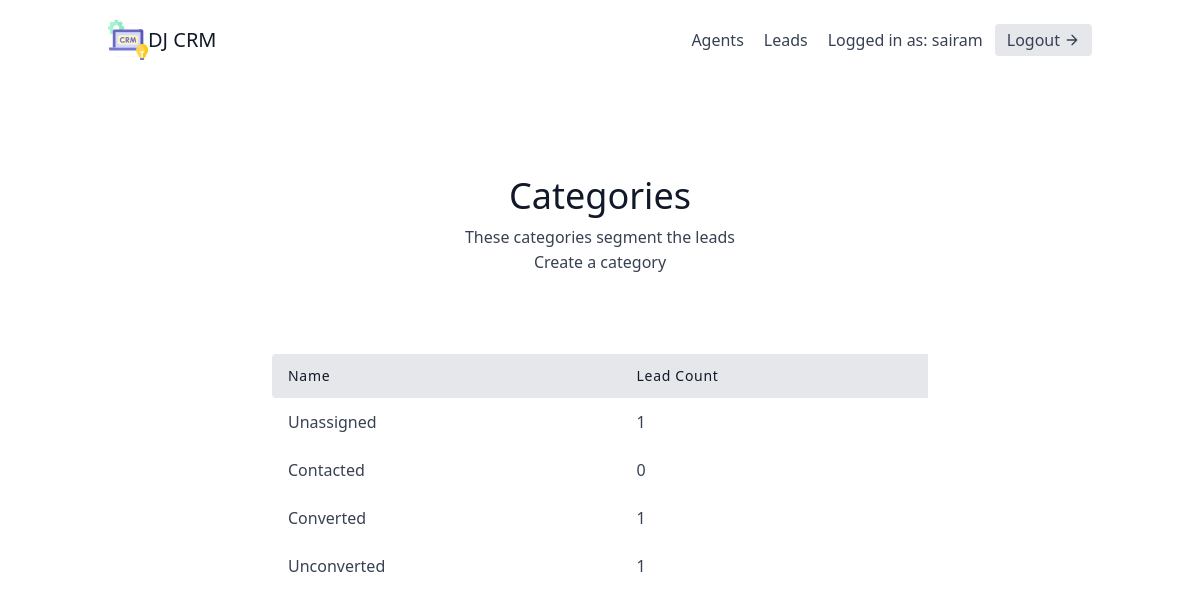
The page /leads/categories/ (signed in) on the database its author committed.
### leads/models.py (models this page shows)
class User(AbstractUser):
    is_organisor = models.BooleanField(default=True)
    is_agent = models.BooleanField(default=False)

class Category(models.Model):
    name = models.CharField(max_length=30)  # New, Contacted, Converted, Unconverted
    organisation = models.ForeignKey(UserProfile, on_delete=models.CASCADE)
    def __str__(self):
        return self.name

### leads/views.py (the view)
# urls.py: path('categories/', CategoryListView.as_view(), name='category-list'),
class CategoryListView(LoginRequiredMixin, generic.ListView):
    template_name = "leads/category_list.html"
    context_object_name = "category_list"
    def get_context_data(self, **kwargs):
        context_temp = super(CategoryListView, self).get_context_data(**kwargs)
        user = self.request.user
        if user.is_organisor:
            queryset = Lead.objects.filter(
                organisation=user.userprofile
            )
        else:
            queryset = Lead.objects.filter(
                organisation=user.agent.organisation
            )
        context={'data':{}}
        for category in context_temp['category_list']:
            context['data'].update({
                category.name:[
                    category.pk,
                    queryset.filter(category__name=category).count()
                ]
            })
        context.update({
            "unassigned_lead_count": queryset.filter(category__isnull=True).count()
        })
        return context
    def get_queryset(self):
        user = self.request.user
        if user.is_organisor:
            queryset = Category.objects.filter(
                organisation=user.userprofile
            )
        else:
            queryset = Category.objects.filter(
                organisation=user.agent.organisation
            )
        return queryset

### leads/models.py (called while the page is built)
    def get_queryset(self):
        return super().get_queryset()

### leads/templates/leads/category_list.html
{% extends "base.html" %}
{% block content %}
<section class="text-gray-700 body-font">
    <div class="container px-5 py-24 mx-auto">
      <div class="flex flex-col text-center w-full mb-20">
        <h1 class="sm:text-4xl text-3xl font-medium title-font mb-2 text-gray-900">Categories</h1>
        <p class="lg:w-2/3 mx-auto leading-relaxed text-base">
            These categories segment the leads
        </p>
        <a href="{% url 'leads:category-create' %}" class="hover:text-blue-500">Create a category</a>
      </div>
      <div class="lg:w-2/3 w-full mx-auto overflow-auto">
        <table class="table-auto w-full text-left whitespace-no-wrap">
          <thead>
            <tr>
              <th class="px-4 py-3 title-font tracking-wider font-medium text-gray-900 text-sm bg-gray-200 rounded-tl rounded-bl">Name</th>
              <th class="px-4 py-3 title-font tracking-wider font-medium text-gray-900 text-sm bg-gray-200">Lead Count</th>
            </tr>
          </thead>
          <tbody>
            <tr>
                <td class="px-4 py-3">Unassigned</td>
                <td class="px-4 py-3">{{ unassigned_lead_count }}</td>
            </tr>
            {% for key, value in data.items %}
               <tr>
                    <td class="px-4 py-3">
                      <a class="hover:text-blue-500" href="{% url 'leads:category-detail' value.0%}">{{key}}</a>
                    </td>
                    <td class="px-4 py-3">{{value.1}}</td>
                </tr>
            {% endfor %}
          </tbody>
        </table>
      </div>
    </div>
  </section>
{% endblock content %}

### templates/navbar.html (shortened to what this page needs)
<header class="text-gray-700 body-font">
    <div class="container mx-auto flex flex-wrap p-5 flex-col md:flex-row items-center">
      <a href="{% url 'dashboard' %}" class="flex title-font font-medium items-center text-gray-900 mb-4 md:mb-0">
        <span class="ml-5 text-xl ">DJ CRM</span>
      </a>
      <nav class="md:ml-auto flex flex-wrap items-center text-base justify-center">
        {% if not request.user.is_authenticated %}
          <a href="{% url 'signup' %}" class="mr-5 hover:text-gray-900">Signup</a>
        {% else %}
          {% if request.user.is_organisor %}
          <a href="{% url 'agents:agent-list' %}" class="mr-5 hover:text-gray-900">Agents</a>
          {% endif %}
          <a href="{% url 'leads:lead-list' %}" class="mr-5 hover:text-gray-900">Leads</a>
        {% endif %}
      </nav>
      {% if request.user.is_authenticated %}
        Logged in as: {{ request.user.username }}
        <a href="{% url 'logout' %}" class="ml-3 inline-flex items-center bg-gray-200 border-0 py-1 px-3 focus:outline-none hover:bg-gray-300 rounded text-base mt-4 md:mt-0">
          Logout
            <svg fill="none" stroke="currentColor" stroke-linecap="round" stroke-linejoin="round" stroke-width="2" class="w-4 h-4 ml-1" viewBox="0 0 24 24">
                <path d="M5 12h14M12 5l7 7-7 7"></path>
            </svg>
        </a>
      {% endif %}
    </div>
</header>

### static/css/styles.css (style rules this page uses)
*,::after,::before { box-sizing:border-box }
:root { -moz-tab-size:4;-o-tab-size:4;tab-size:4 }
html { line-height:1.15;-webkit-text-size-adjust:100% }
body { margin:0 }
body { font-family:system-ui,-apple-system,'Segoe UI',Roboto,Helvetica,Arial,sans-serif,'Apple Color Emoji','Segoe UI Emoji' }
table { text-indent:0;border-color:inherit }
blockquote,dd,dl,figure,h1,h2,h3,h4,h5,h6,hr,p,pre { margin:0 }
html { font-family:ui-sans-serif,system-ui,-apple-system,BlinkMacSystemFont,"Segoe UI",Roboto,"Helvetica Neue",Arial,"Noto Sans",sans-serif,"Apple Color Emoji","Segoe UI Emoji","Segoe UI Symbol","Noto Color Emoji";line-height:1.5 }
body { font-family:inherit;line-height:inherit }
*,::after,::before { box-sizing:border-box;border-width:0;border-style:solid;border-color:#e5e7eb }
table { border-collapse:collapse }
h1,h2,h3,h4,h5,h6 { font-size:inherit;font-weight:inherit }
a { color:inherit;text-decoration:inherit }
audio,canvas,embed,iframe,img,object,svg,video { display:block;vertical-align:middle }
.container { width:100% }
@media (min-width:640px) { .container { max-width:640px } }
@media (min-width:768px) { .container { max-width:768px } }
@media (min-width:1024px) { .container { max-width:1024px } }
.bg-gray-200 { --tw-bg-opacity:1;background-color:rgba(229,231,235,var(--tw-bg-opacity)) }
.rounded { border-radius:.25rem }
.rounded-tl { border-top-left-radius:.25rem }
.rounded-bl { border-bottom-left-radius:.25rem }
.border-0 { border-width:0 }
.flex { display:flex }
.inline-flex { display:inline-flex }
.flex-col { flex-direction:column }
.flex-wrap { flex-wrap:wrap }
.items-center { align-items:center }
.justify-center { justify-content:center }
.font-medium { font-weight:500 }
.h-4 { height:1rem }
.h-10 { height:2.5rem }
.text-sm { font-size:.875rem;line-height:1.25rem }
.text-base { font-size:1rem;line-height:1.5rem }
.text-xl { font-size:1.25rem;line-height:1.75rem }
.text-3xl { font-size:1.875rem;line-height:2.25rem }
.leading-relaxed { line-height:1.625 }
.mx-auto { margin-left:auto;margin-right:auto }
.ml-1 { margin-left:.25rem }
.mb-2 { margin-bottom:.5rem }
.ml-3 { margin-left:.75rem }
.mt-4 { margin-top:1rem }
.mb-4 { margin-bottom:1rem }
.mr-5 { margin-right:1.25rem }
.mb-20 { margin-bottom:5rem }
.overflow-auto { overflow:auto }
.p-5 { padding:1.25rem }
.py-1 { padding-top:.25rem;padding-bottom:.25rem }
.py-3 { padding-top:.75rem;padding-bottom:.75rem }
.px-3 { padding-left:.75rem;padding-right:.75rem }
.px-4 { padding-left:1rem;padding-right:1rem }
.px-5 { padding-left:1.25rem;padding-right:1.25rem }
.py-24 { padding-top:6rem;padding-bottom:6rem }
* { --tw-shadow:0 0 #0000 }
* { --tw-ring-inset:var(--tw-empty, );--tw-ring-offset-width:0px;--tw-ring-offset-color:#fff;--tw-ring-color:rgba(59, 130, 246, 0.5);--tw-ring-offset-shadow:0 0 #0000;--tw-ring-shadow:0 0 #0000 }
.table-auto { table-layout:auto }
.text-left { text-align:left }
.text-center { text-align:center }
.text-gray-700 { --tw-text-opacity:1;color:rgba(55,65,81,var(--tw-text-opacity)) }
.text-gray-900 { --tw-text-opacity:1;color:rgba(17,24,39,var(--tw-text-opacity)) }
.tracking-wider { letter-spacing:.05em }
.w-4 { width:1rem }
.w-10 { width:2.5rem }
.w-full { width:100% }
@media (min-width:640px) { .sm\:text-4xl { font-size:2.25rem;line-height:2.5rem } }
@media (min-width:768px) { .md\:flex-row { flex-direction:row } }
@media (min-width:768px) { .md\:mt-0 { margin-top:0 } }
@media (min-width:768px) { .md\:mb-0 { margin-bottom:0 } }
@media (min-width:768px) { .md\:ml-auto { margin-left:auto } }
@media (min-width:1024px) { .lg\:w-2\/3 { width:66.666667% } }

### rows shown on the page
User: user.username "sairam"
Category: data "Contacted"
Category: data "Converted"
Category: data "Unconverted"

### other values the page prints
{{ unassigned_lead_count }} "1"
{{ value.1 }} "0" "1" "1"
